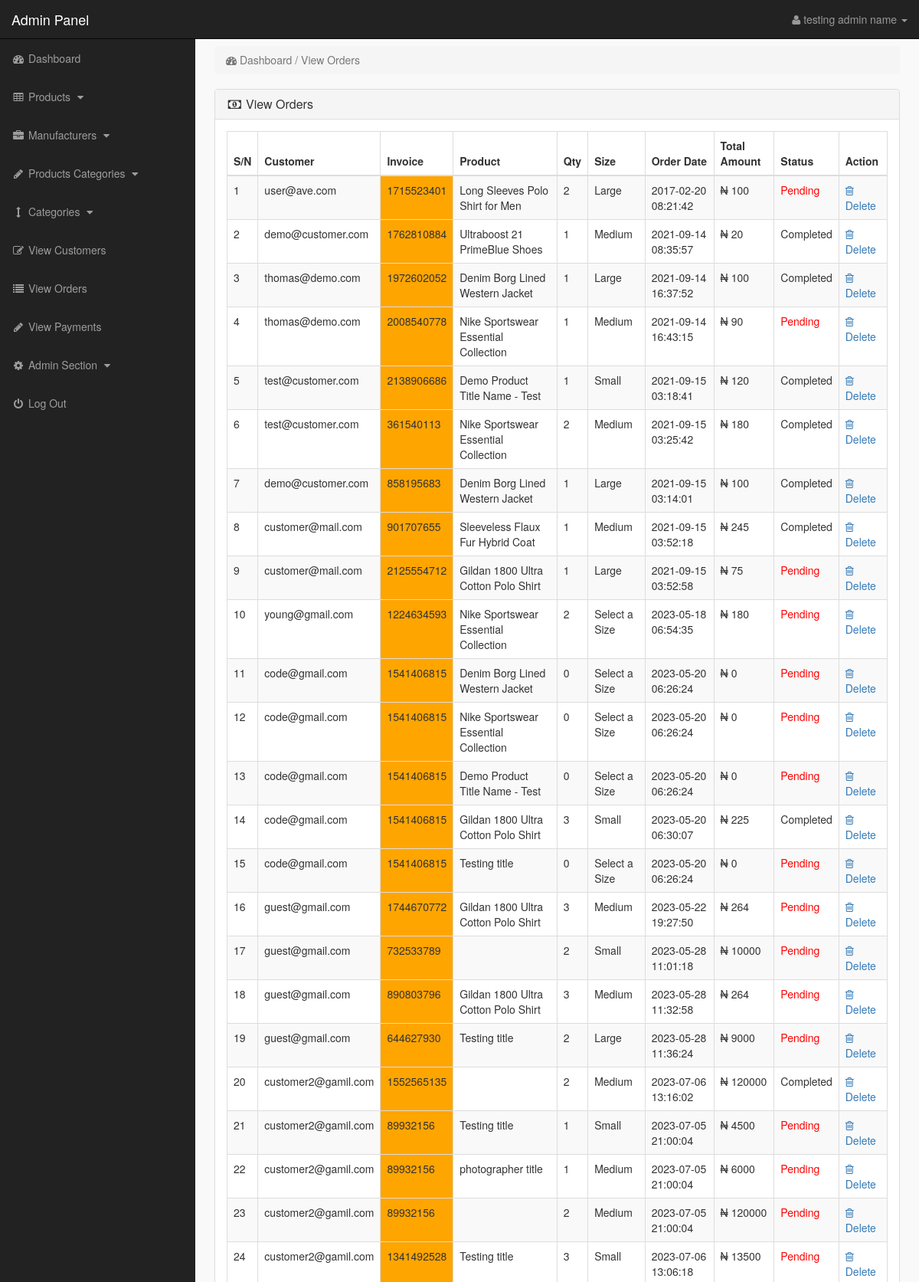
The page /admin_area/index.php?view_orders (signed in, upper part) on the database its author committed.
### tables this page shows
CREATE TABLE `pending_orders` (
  `order_id` int(10) NOT NULL,
  `customer_id` int(10) NOT NULL,
  `invoice_no` int(10) NOT NULL,
  `product_id` text NOT NULL,
  `qty` int(10) NOT NULL,
  `size` text NOT NULL,
  `order_status` text NOT NULL
);

CREATE TABLE `customers` (
  `customer_id` int(10) NOT NULL,
  `customer_name` varchar(255) NOT NULL,
  `customer_email` varchar(255) NOT NULL,
  `customer_pass` varchar(255) NOT NULL,
  `customer_contact` varchar(255) NOT NULL,
  `location` varchar(255) NOT NULL,
  `age` int(50) NOT NULL,
  `customer_address` text NOT NULL,
  `customer_image` text NOT NULL,
  `customer_confirm_code` text NOT NULL,
  `business_type` varchar(100) NOT NULL,
  `status` varchar(20) NOT NULL
);

CREATE TABLE `products` (
  `product_id` int(10) NOT NULL,
  `p_cat_id` int(10) NOT NULL,
  `cat_id` int(10) NOT NULL,
  `service` varchar(50) NOT NULL,
  `manufacturer_id` int(10) NOT NULL,
  `date` timestamp NOT NULL DEFAULT current_timestamp() ON UPDATE current_timestamp(),
  `product_title` text NOT NULL,
  `product_img1` text NOT NULL,
  `product_img2` text NOT NULL,
  `product_img3` text NOT NULL,
  `product_price` int(10) NOT NULL,
  `age_range` varchar(20) NOT NULL,
  `product_location` varchar(255) NOT NULL,
  `product_desc` text NOT NULL
);

CREATE TABLE `customer_orders` (
  `order_id` int(10) NOT NULL,
  `customer_id` int(10) NOT NULL,
  `due_amount` int(100) NOT NULL,
  `invoice_no` int(100) NOT NULL,
  `qty` int(10) NOT NULL,
  `size` text NOT NULL,
  `order_date` timestamp NOT NULL DEFAULT current_timestamp() ON UPDATE current_timestamp(),
  `order_status` text NOT NULL
);

### admin_area/view_orders.php (the view, shortened to what this page needs)
<?php
if(!isset($_SESSION['admin_email'])){
echo "<script>window.open('login.php','_self')</script>";
}
else {
?>
<div class="row">
<div class="col-lg-12">
<ol class="breadcrumb">
<li class="active">
<i class="fa fa-dashboard"></i> Dashboard / View Orders
</li>
</ol>
</div>
</div>
<div class="row">
<div class="col-lg-12">
<div class="panel panel-default">
<div class="panel-heading">
<h3 class="panel-title">
<i class="fa fa-money fa-fw"></i> View Orders
</h3>
</div>
<div class="panel-body">
<div class="table-responsive">
<table class="table table-bordered table-hover table-striped">
<thead>
<tr>
<th>S/N</th>
<th>Customer</th>
<th>Invoice</th>
<th>Product</th>
<th>Qty</th>
<th>Size</th>
<th>Order Date</th>
<th>Total Amount</th>
<th>Status</th>
<th>Action</th>
</tr>
</thead>
<tbody>
<?php
$i = 0;
$get_orders = "select * from pending_orders";
$run_orders = mysqli_query($con,$get_orders);
while ($row_orders = mysqli_fetch_array($run_orders)) {
$order_id = $row_orders['order_id'];
$c_id = $row_orders['customer_id'];
$invoice_no = $row_orders['invoice_no'];
$product_id = $row_orders['product_id'];
$qty = $row_orders['qty'];
$size = $row_orders['size'];
$order_status = $row_orders['order_status'];
$get_products = "SELECT * FROM products WHERE product_id = '$product_id'";
$run_products = mysqli_query($con, $get_products);
$row_products = mysqli_fetch_array($run_products);
$product_title = $row_products['product_title'];
$i++;
?>
<tr>
<td><?php echo $i; ?></td>
<td>
<?php
$get_customer = "SELECT * FROM customers WHERE customer_id = '$c_id'";
$run_customer = mysqli_query($con, $get_customer);
$row_customer = mysqli_fetch_array($run_customer);
$customer_email = $row_customer['customer_email'];
echo $customer_email;
 ?>
 </td>
<td bgcolor="orange" ><?php echo $invoice_no; ?></td>
<td><?php echo $product_title; ?></td>
<td><?php echo $qty; ?></td>
<td><?php echo $size; ?></td>
<td>
<?php
$get_customer_order = "SELECT * FROM customer_orders WHERE order_id = '$order_id'";
$run_customer_order = mysqli_query($con, $get_customer_order);
$row_customer_order = mysqli_fetch_array($run_customer_order);
$order_date = $row_customer_order['order_date'];
$due_amount = $row_customer_order['due_amount'];
echo $order_date;
?>
</td>
<td><span style='text-decoration-line: line-through; text-decoration-style: double;'>N</span> <?php echo $due_amount; ?></td>
<td>
<?php
if($order_status=='pending'){
echo $order_status='<div style="color:red;">Pending</div>';
}
else{
echo $order_status='Completed';
}
?>
</td>
<td>
<a href="index.php?order_delete=<?php echo $order_id; ?>" >
<i class="fa fa-trash-o" ></i> Delete
</a>
</td>
</tr>
<?php } ?>
</tbody>
</table>
</div>
</div>
</div>
</div>
</div>
<?php } ?>

### admin_area/includes/sidebar.php (shortened to what this page needs)
<?php
if(!isset($_SESSION['admin_email'])){
echo "<script>window.open('login.php','_self')</script>";
}
else {
?>
<nav class="navbar navbar-inverse navbar-fixed-top" >
<div class="navbar-header" >
<a class="navbar-brand" href="index.php?dashboard" >Admin Panel</a>
</div>
<ul class="nav navbar-right top-nav" >
<li class="dropdown" >
<a href="#" class="dropdown-toggle" data-toggle="dropdown" >
<i class="fa fa-user" ></i>
<?php echo $admin_name; ?> <b class="caret" ></b>
</a>
</li>
</ul>
<div class="collapse navbar-collapse navbar-ex1-collapse">
<ul class="nav navbar-nav side-nav">
<li>
<a href="index.php?dashboard">
<i class="fa fa-fw fa-dashboard"></i> Dashboard
</a>
</li>
<li>
<a href="#" data-toggle="collapse" data-target="#products">
<i class="fa fa-fw fa-table"></i> Products
<i class="fa fa-fw fa-caret-down"></i>
</a>
</li>
<li>
<a href="#" data-toggle="collapse" data-target="#manufacturers">
<i class="fa fa-fw fa-briefcase"></i> Manufacturers
<i class="fa fa-fw fa-caret-down"></i>
</a>
</li>
<li>
<a href="#" data-toggle="collapse" data-target="#p_cat">
<i class="fa fa-fw fa-pencil"></i> Products Categories
<i class="fa fa-fw fa-caret-down"></i>
</a>
</li>
<li>
<a href="#" data-toggle="collapse" data-target="#cat">
<i class="fa fa-fw fa-arrows-v"></i> Categories
<i class="fa fa-fw fa-caret-down"></i>
</a>
</li>
<li>
<a href="index.php?view_customers">
<i class="fa fa-fw fa-edit"></i> View Customers
</a>
</li>
<li>
<a href="index.php?view_orders">
<i class="fa fa-fw fa-list"></i> View Orders
</a>
</li>
<li>
<a href="index.php?view_payments">
<i class="fa fa-fw fa-pencil"></i> View Payments
</a>
</li>
<li>
<a href="#" data-toggle="collapse" data-target="#users">
<i class="fa fa-fw fa-gear"></i> Admin Section
<i class="fa fa-fw fa-caret-down"></i>
</a>
</li>
<li>
<a href="logout.php">
<i class="fa fa-fw fa-power-off"></i> Log Out
</a>
</li>
</ul>
</div>
</nav>
<?php } ?>

### admin_area/css/style.css (style rules this page uses)
body { margin-top:100px; }
@media (min-width: 768px) { body { margin-top:50px; } }
.top-nav { padding:0 15px; }
.top-nav>li { display:inline-block; float:left; }
.top-nav>li>a { padding-top:15px; padding-bottom:15px; line-height:20px; color:#999; }
@media (min-width: 768px) { .side-nav { position:fixed; top:51px; width:255px; border-radius:0; overflow-y:auto; background-color: #222; bottom:0; overflow-x:hidden; padding-bottom:40px; } }
@media (min-width: 768px) { .side-nav>li>a { width:255px; } }
.panel-body { border-radius:5px; }

### rows shown on the page
pending_orders: customer.customer_email "user@ave.com", invoice_no "1715523401", product.product_title "Long Sleeves Polo Shirt for Men", qty "2", size "Large", customer_orders.order_date "2017-02-20 08:21:42", customer_orders.due_amount "100", order_status "Pending"
pending_orders: customer.customer_email "demo@customer.com", invoice_no "1762810884", product.product_title "Ultraboost 21 PrimeBlue Shoes", qty "1", size "Medium", customer_orders.order_date "2021-09-14 08:35:57", customer_orders.due_amount "20"
pending_orders: customer.customer_email "thomas@demo.com", invoice_no "1972602052", product.product_title "Denim Borg Lined Western Jacket", qty "1", size "Large", customer_orders.order_date "2021-09-14 16:37:52", customer_orders.due_amount "100"
pending_orders: customer.customer_email "thomas@demo.com", invoice_no "2008540778", product.product_title "Nike Sportswear Essential Collection", qty "1", size "Medium", customer_orders.order_date "2021-09-14 16:43:15", customer_orders.due_amount "90", order_status "Pending"
pending_orders: customer.customer_email "test@customer.com", invoice_no "2138906686", product.product_title "Demo Product Title Name - Test", qty "1", size "Small", customer_orders.order_date "2021-09-15 03:18:41", customer_orders.due_amount "120"
pending_orders: customer.customer_email "test@customer.com", invoice_no "361540113", product.product_title "Nike Sportswear Essential Collection", qty "2", size "Medium", customer_orders.order_date "2021-09-15 03:25:42", customer_orders.due_amount "180"
pending_orders: customer.customer_email "demo@customer.com", invoice_no "858195683", product.product_title "Denim Borg Lined Western Jacket", qty "1", size "Large", customer_orders.order_date "2021-09-15 03:14:01", customer_orders.due_amount "100"
pending_orders: customer.customer_email "customer@mail.com", invoice_no "901707655", product.product_title "Sleeveless Flaux Fur Hybrid Coat", qty "1", size "Medium", customer_orders.order_date "2021-09-15 03:52:18", customer_orders.due_amount "245"
pending_orders: customer.customer_email "customer@mail.com", invoice_no "2125554712", product.product_title "Gildan 1800 Ultra Cotton Polo Shirt", qty "1", size "Large", customer_orders.order_date "2021-09-15 03:52:58", customer_orders.due_amount "75", order_status "Pending"
pending_orders: customer.customer_email "young@gmail.com", invoice_no "1224634593", product.product_title "Nike Sportswear Essential Collection", qty "2", size "Select a Size", customer_orders.order_date "2023-05-18 06:54:35", customer_orders.due_amount "180", order_status "Pending"
pending_orders: customer.customer_email "code@gmail.com", invoice_no "1541406815", product.product_title "Denim Borg Lined Western Jacket", qty "0", size "Select a Size", customer_orders.order_date "2023-05-20 06:26:24", customer_orders.due_amount "0", order_status "Pending"
pending_orders: customer.customer_email "code@gmail.com", invoice_no "1541406815", product.product_title "Nike Sportswear Essential Collection", qty "0", size "Select a Size", customer_orders.order_date "2023-05-20 06:26:24", customer_orders.due_amount "0", order_status "Pending"
pending_orders: customer.customer_email "code@gmail.com", invoice_no "1541406815", product.product_title "Demo Product Title Name - Test", qty "0", size "Select a Size", customer_orders.order_date "2023-05-20 06:26:24", customer_orders.due_amount "0", order_status "Pending"
pending_orders: customer.customer_email "code@gmail.com", invoice_no "1541406815", product.product_title "Gildan 1800 Ultra Cotton Polo Shirt", qty "3", size "Small", customer_orders.order_date "2023-05-20 06:30:07", customer_orders.due_amount "225"
pending_orders: customer.customer_email "code@gmail.com", invoice_no "1541406815", product.product_title "Testing title", qty "0", size "Select a Size", customer_orders.order_date "2023-05-20 06:26:24", customer_orders.due_amount "0", order_status "Pending"
pending_orders: customer.customer_email "guest@gmail.com", invoice_no "1744670772", product.product_title "Gildan 1800 Ultra Cotton Polo Shirt", qty "3", size "Medium", customer_orders.order_date "2023-05-22 19:27:50", customer_orders.due_amount "264", order_status "Pending"
pending_orders: customer.customer_email "guest@gmail.com", invoice_no "732533789", qty "2", size "Small", customer_orders.order_date "2023-05-28 11:01:18", customer_orders.due_amount "10000", order_status "Pending"
pending_orders: customer.customer_email "guest@gmail.com", invoice_no "890803796", product.product_title "Gildan 1800 Ultra Cotton Polo Shirt", qty "3", size "Medium", customer_orders.order_date "2023-05-28 11:32:58", customer_orders.due_amount "264", order_status "Pending"
pending_orders: customer.customer_email "guest@gmail.com", invoice_no "644627930", product.product_title "Testing title", qty "2", size "Large", customer_orders.order_date "2023-05-28 11:36:24", customer_orders.due_amount "9000", order_status "Pending"
pending_orders: customer.customer_email "customer2@gamil.com", invoice_no "1552565135", qty "2", size "Medium", customer_orders.order_date "2023-07-06 13:16:02", customer_orders.due_amount "120000"
pending_orders: customer.customer_email "customer2@gamil.com", invoice_no "89932156", product.product_title "Testing title", qty "1", size "Small", customer_orders.order_date "2023-07-05 21:00:04", customer_orders.due_amount "4500", order_status "Pending"
pending_orders: customer.customer_email "customer2@gamil.com", invoice_no "89932156", product.product_title "photographer title", qty "1", size "Medium", customer_orders.order_date "2023-07-05 21:00:04", customer_orders.due_amount "6000", order_status "Pending"
pending_orders: customer.customer_email "customer2@gamil.com", invoice_no "89932156", qty "2", size "Medium", customer_orders.order_date "2023-07-05 21:00:04", customer_orders.due_amount "120000", order_status "Pending"
pending_orders: customer.customer_email "customer2@gamil.com", invoice_no "1341492528", product.product_title "Testing title", qty "3", size "Small", customer_orders.order_date "2023-07-06 13:06:18", customer_orders.due_amount "13500", order_status "Pending"

### other values the page prints
$admin_name "testing admin name"
